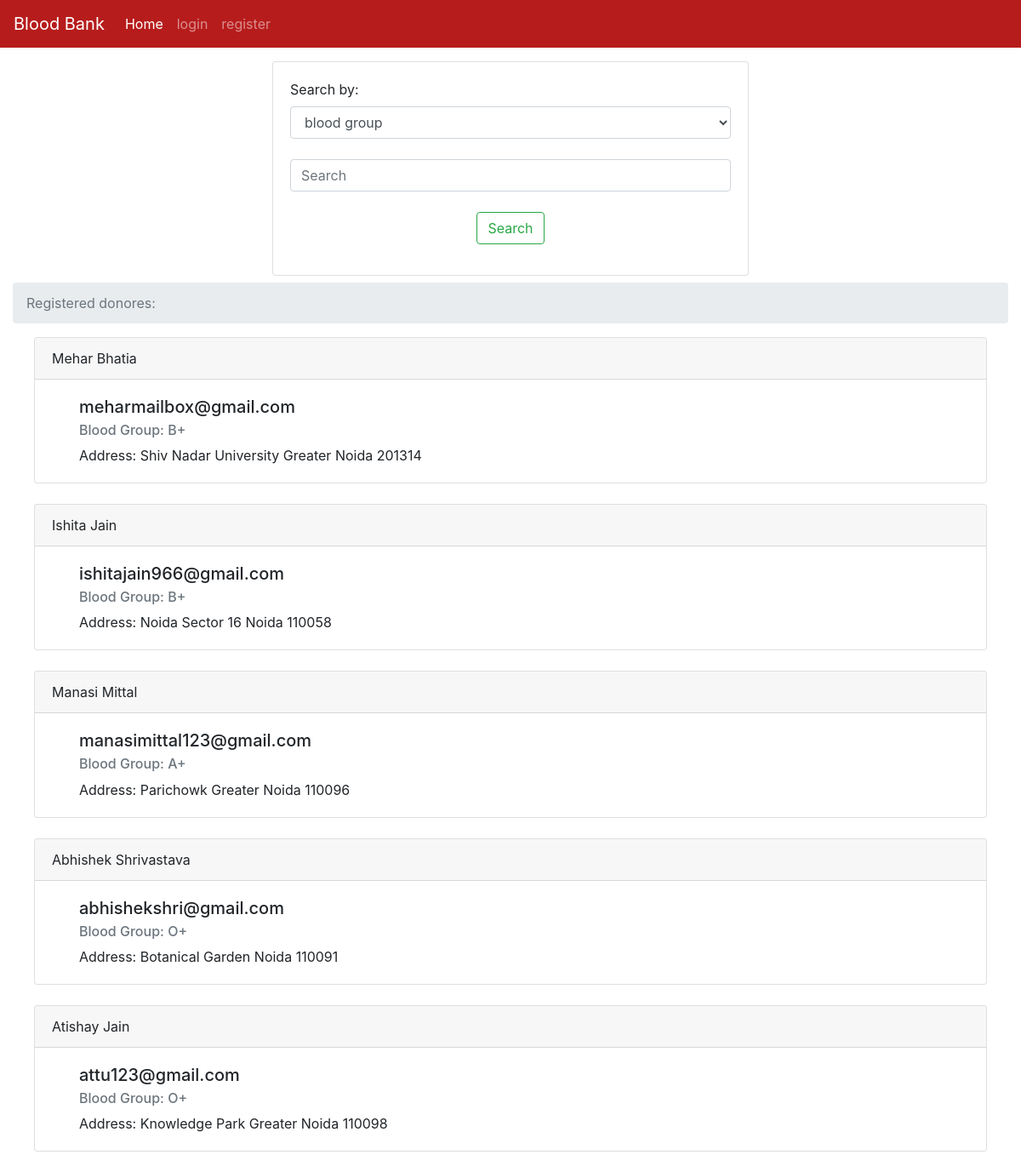
/index, run on the app's committed database.
### tables this page shows
CREATE TABLE users (name TEXT, addr TEXT, city TEXT, pin TEXT, bg TEXT,email TEXT UNIQUE, pass TEXT);

### server.py (the view, shortened to what this page needs)
@app.route('/index',methods = ['POST','GET'])
def index():
    if session.get('username') is not None:
        messages = session['username']
    else:
        messages = ""
    user = {'username': messages}
    print(messages)
    if request.method=='GET':
        con = sqlite3.connect('database.db')
        con.row_factory = sqlite3.Row
        cur = con.cursor()
        cur.execute("select * from users ")
        rows = cur.fetchall();
        return render_template('index.html', title='Home', user=user, rows=rows)

### templates/index.html (shortened to what this page needs)
{% extends "base.html" %}
{% block content %}
<div class="container-fluid">
        <center>
        <div class="card text-left mt-3" style="width: 35rem;">
          <div class="card-body">
        <form class="form-group" action = "{{url_for('index')}}" method = "POST">
          <label for="sel"> Search by:</label>
          <select name="type" class="form-control" id="exampleFormControlSelect1" required>
            <option value="blood">blood group</option>
          </select><br>
         <input class="form-control mr-sm-2" type="search" name="search" placeholder="Search" aria-label="Search" required><br>
         <center><button class="btn btn-outline-success my-2 my-sm-0" type="submit">Search</button></center>
    </form>
      </div>
    </div>
  </center>
</div>
        <div class="container-fluid">
  <nav aria-label="breadcrumb">
  <ol class="breadcrumb">
    <li class="breadcrumb-item active" aria-current="page">Registered donores:
</li>
  </ol>
</nav>
         <center>
           {% for row in rows %}
           <div class="card text-left" style="width: 70rem;">
             <div class="card-header">
    {{row["name"]}}
  </div>
            <div class="card-body ml-3">
            <h5 class="card-title ml-3"> {{row['email']}}</h5>
            <h6 class="card-subtitle mb-2  ml-3 text-muted"> Blood Group: {{row['bg']}}</h6>
             <p class="card-text ml-3"> Address:
               {{row["addr"]}}
               {{ row["city"]}}
               {{row['pin']}}
               <br>
            </div>
          </div>
          <br>
           {% endfor %}</center>
      </div>
{% endblock %}

### templates/base.html (shortened to what this page needs)
<html>
    <head>
        <link rel="stylesheet" href="https://stackpath.bootstrapcdn.com/bootstrap/4.1.3/css/bootstrap.min.css">
    </head>
    <body>
      {% if session['admin'] == True %}
      <nav class="navbar navbar-expand-lg navbar-dark" style="background-color: #b71c1c;">
        <button class="navbar-toggler" type="button" data-toggle="collapse" data-target="#navbarSupportedContent" aria-controls="navbarSupportedContent" aria-expanded="false" aria-label="Toggle navigation">
          <span class="navbar-toggler-icon"></span>
        </button>
      <div class="collapse navbar-collapse" id="navbarNav">
        <a class="navbar-brand" href="/">Blood Bank</a>
      <ul class="navbar-nav mr-auto">
        <li class="nav-item active">
          <a class="nav-link" href="/">Home <span class="sr-only">(current)</span></a>
        </li>
      <li class="nav-item">
        <a class="nav-link" href="/dashboard">Dashboard</a>
      </li>
      <li class="nav-item">
        <a class="nav-link" href="/bloodbank">add blood</a>
      </li>
      </ul>
      <ul class="navbar-nav ml-auto">
        <li class="nav-item">
          <a class="nav-link" href="{{url_for('logout')}}">logout</a>
        </li>
        </ul>
    </div>
  </nav>
      {%else%}
      <nav class="navbar navbar-expand-lg navbar-dark" style="background-color: #b71c1c;">
      <div class="collapse navbar-collapse" id="navbarNav">
        <a class="navbar-brand" href="/">Blood Bank</a>
      <ul class="navbar-nav mr-auto">
        <li class="nav-item active">
          <a class="nav-link" href="/">Home <span class="sr-only">(current)</span></a>
        </li>
      <li class="nav-item">
        <a class="nav-link" href="/login">login</a>
      </li>
      <li class="nav-item">
        <a class="nav-link" href="{{url_for('add')}}">register</a>
      </li>
    </ul>
  </div>
</nav>
    {%endif%}
          {% block content %}
           {% endblock %}
      </body>
</html>

### data on the page
users: name "Mehar Bhatia", email "meharmailbox@gmail.com", bg "B+", addr "Shiv Nadar University", city "Greater Noida", pin "201314"
users: name "Ishita Jain", email "ishitajain966@gmail.com", bg "B+", addr "Noida Sector 16", city "Noida", pin "110058"
users: name "Manasi Mittal", email "manasimittal123@gmail.com", bg "A+", addr "Parichowk", city "Greater Noida", pin "110096"
users: name "Abhishek Shrivastava", email "abhishekshri@gmail.com", bg "O+", addr "Botanical Garden", city "Noida", pin "110091"
users: name "Atishay Jain", email "attu123@gmail.com", bg "O+", addr "Knowledge Park", city "Greater Noida", pin "110098"
